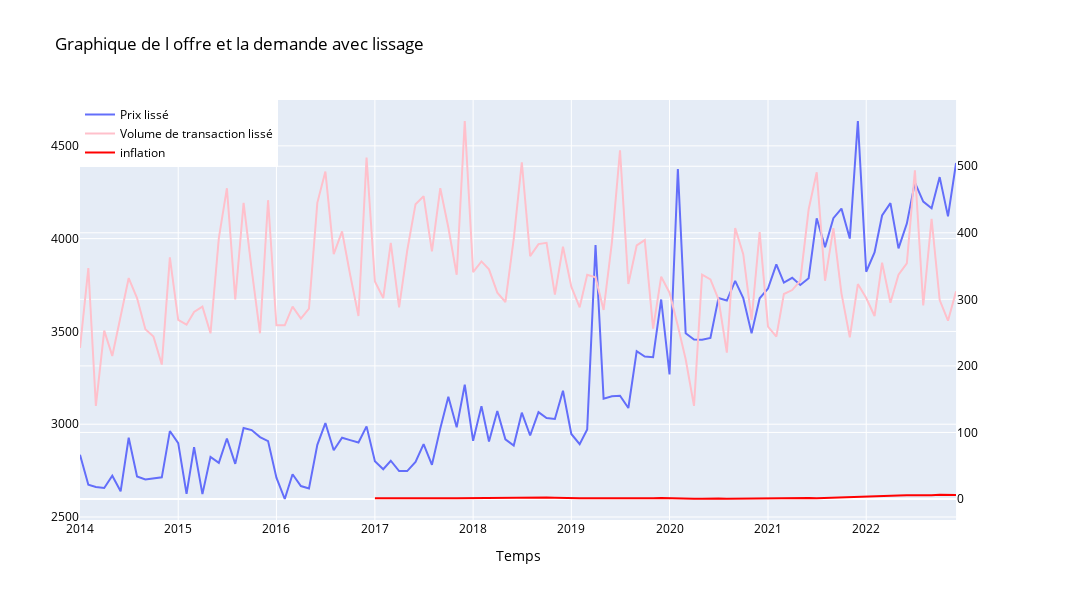

Notebook code cell kept with this figure:
### Code cell
import plotly.graph_objects as go
from plotly.subplots import make_subplots
import pandas as pd


resultat['prix_m2_smooth'] = resultat['prix_m2'].rolling(window=2).mean()
volume['Volume de transaction/mois_smooth'] = volume['Volume de transaction/mois'].rolling(window=2).mean()

fig = make_subplots(specs=[[{"secondary_y": True}]])

fig.add_trace(go.Scatter(x=resultat.index, y=resultat['prix_m2'], mode='lines', name='Prix lissé', line=dict(color='light green')), secondary_y=False)

fig.add_trace(go.Scatter(x=volume.index, y=volume['Volume de transaction/mois'], mode='lines', name='Volume de transaction lissé', line=dict(color='pink')), secondary_y=True)

fig.add_trace(go.Scatter(x=filtered_data.index, y=filtered_data["Glissement annuel"], mode='lines', name='inflation', line=dict(color='red')),secondary_y=True)


fig.update_layout(
    title='Graphique de l offre et la demande avec lissage',
    xaxis=dict(title='Temps'),
    legend=dict(x=0, y=1),
    showlegend=True,
    autosize=True,
    width=1100,  # Largeur de la figure en pixels
    height=600,  # Hauteur de la figure en pixels
    plot_bgcolor='light blue',  # Couleur de fond transparente
    paper_bgcolor='white',  # Couleur du papier transparente
    font=dict(color='black')
)

fig.show()
